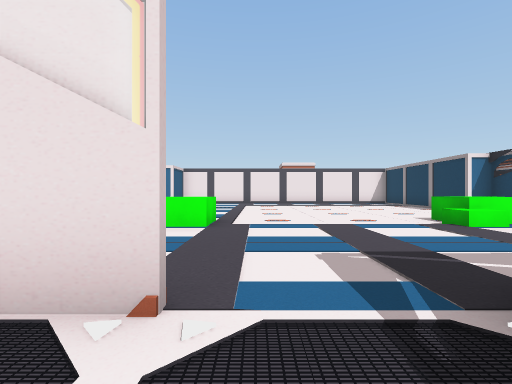
View 1 (above)

17 first-person views from a walk through a 3-D level made in the Unity game engine. The camera is 1.3 m above the floor, looks level and sees 85° across. The floor is counted in squares, 2 m on a side. Each view is taken from the middle of a square. On the plan, view 1 faces up. The plan holds only what a view shows up to about 9 squares ahead; the rest is blank. The place goes on beyond the plan. The player is left out. Some animated figures are not drawn. Door leaves are left out, so doorways stand open. Some surface patterns are stand-ins.

View 2
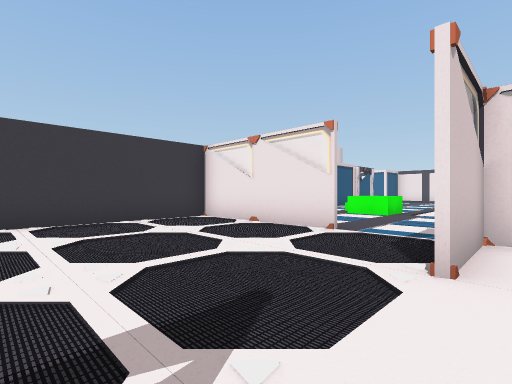

View 3
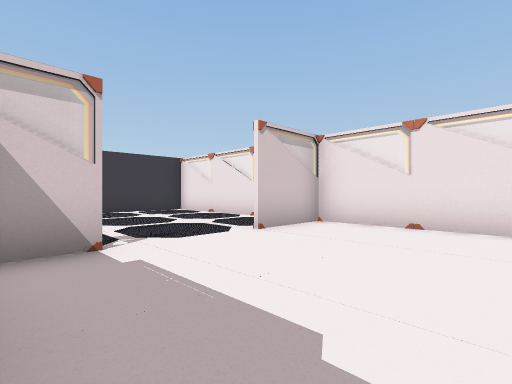

View 4
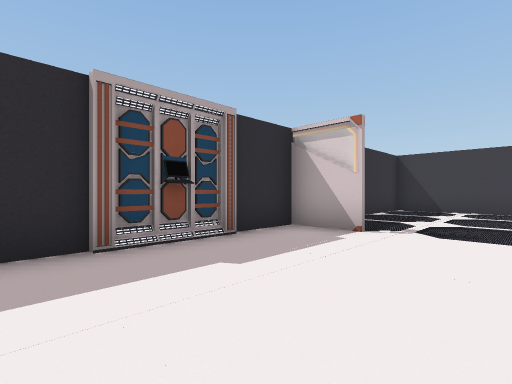

View 5
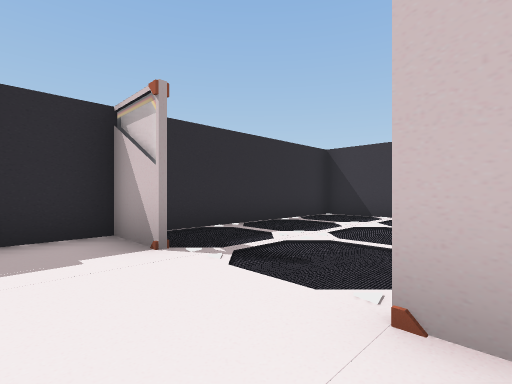

View 6
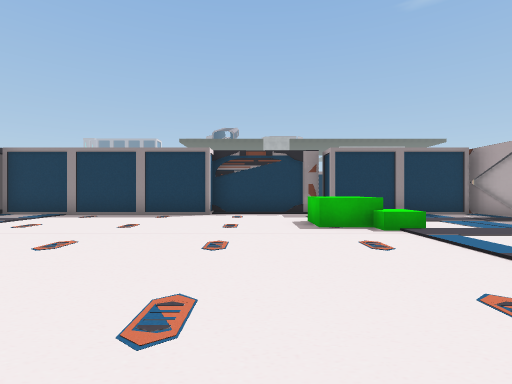

View 7
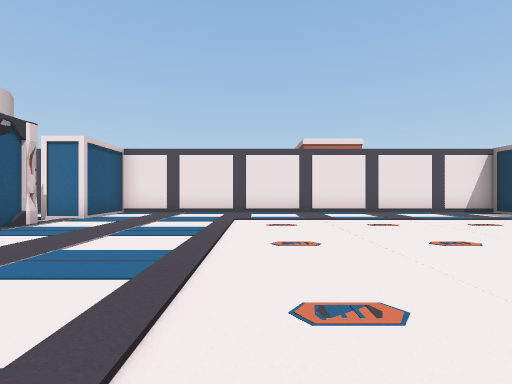

View 8
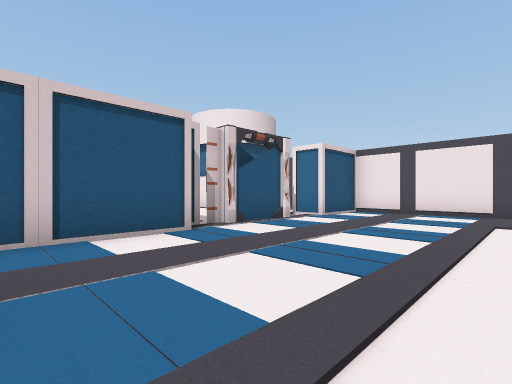

View 9
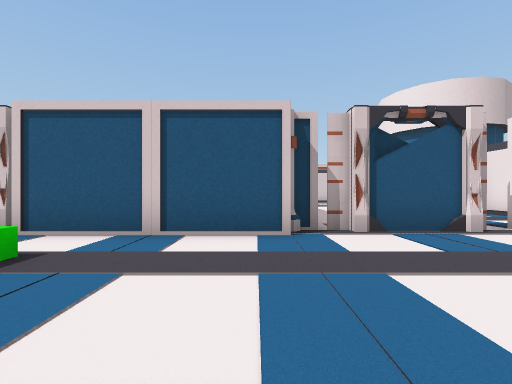

View 10
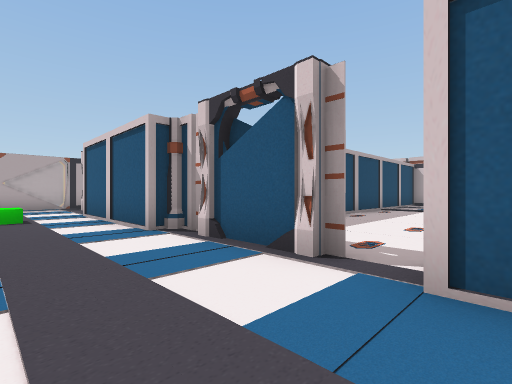

View 11
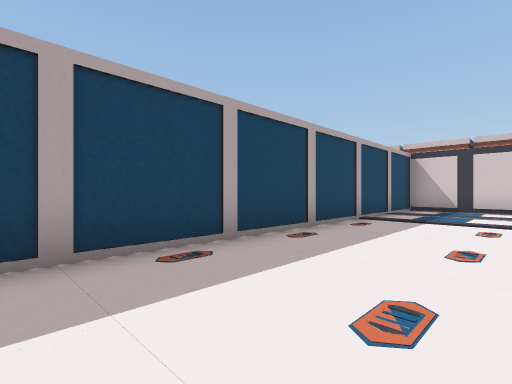

View 12
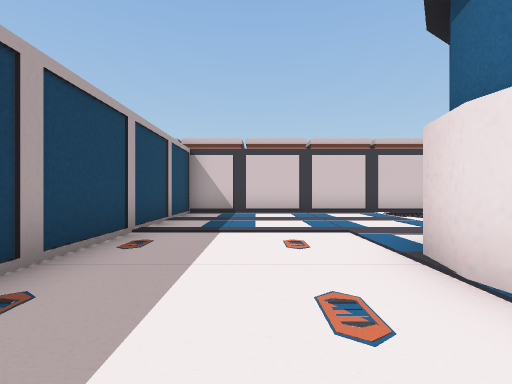

View 13
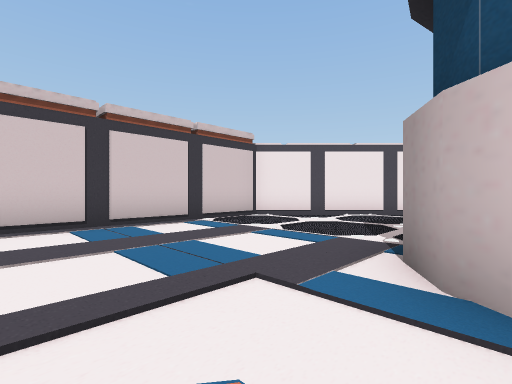

View 14
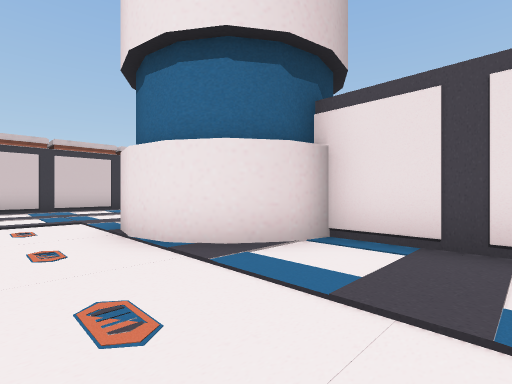

View 15
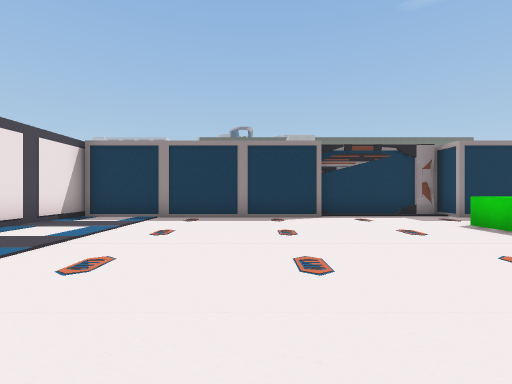

View 16
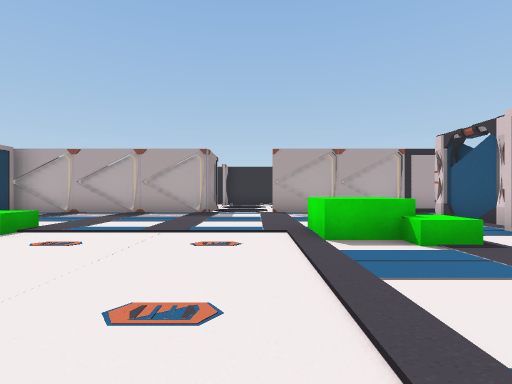

View 17
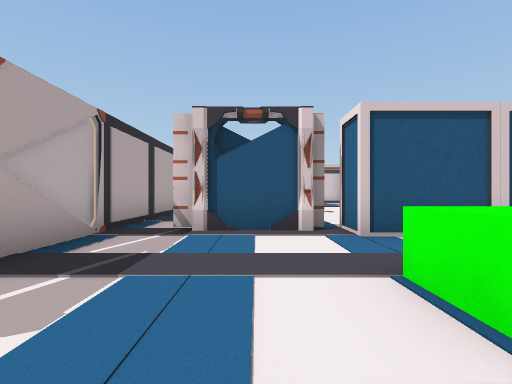

### Floor plan
Key: @ floor where view 1 was taken; # wall or solid block; . floor; D open door; = window, fence, low wall or low ledge; ^ raised ledge; O other object.
Columns run from 17 left of view 1 to 8 right of it. Each row starts with its distance up from view 1.
 20    #
 19   #..
 18  #...
 17 #....   O          O
 16 #....O  OO#########O#####
 15 #....OO OO..OO...........O
 14 #.....OOO...OO..........OO
 13 #........................O
 12 #...........O...........OO
 11 #...........O............O
 10  OOOOOOOOOOOOO..........OO
  9  OOOOOOOOOOOOO...........O
  8             OO...........O
  7             OO...........O
  6             OO.^^....^^.O#
  5             O..^^....^.  O
  4             O...........OO
  3             O............O
  2          ####====DD=====O
  1             #=.=.DD=.=.=#
  0             #....@.=...
 -1             #...........
 -2             #...........
 -3             #.....=.....
 -4             #.....=..O..
 -5             ############

Where each view was taken, in squares from view 1:
view 1: 0 up, 0 right, facing up
view 2: 3 down, 2 right, facing up-left
view 3: 4 down, 5 right, facing up-left
view 4: 1 down, 6 right, facing down-left
view 5: 0 up, 3 right, facing down-left
view 6: 8 up, 1 left, facing right
view 7: 7 up, 0 right, facing up
view 8: 7 up, 0 right, facing up-left
view 9: 9 up, 0 right, facing left
view 10: 14 up, 2 left, facing down-left
view 11: 13 up, 6 left, facing down-left
view 12: 12 up, 8 left, facing left
view 13: 12 up, 11 left, facing up-left
view 14: 12 up, 6 left, facing up-left
view 15: 11 up, 0 right, facing right
view 16: 10 up, 0 right, facing down
view 17: 4 up, 0 right, facing left
